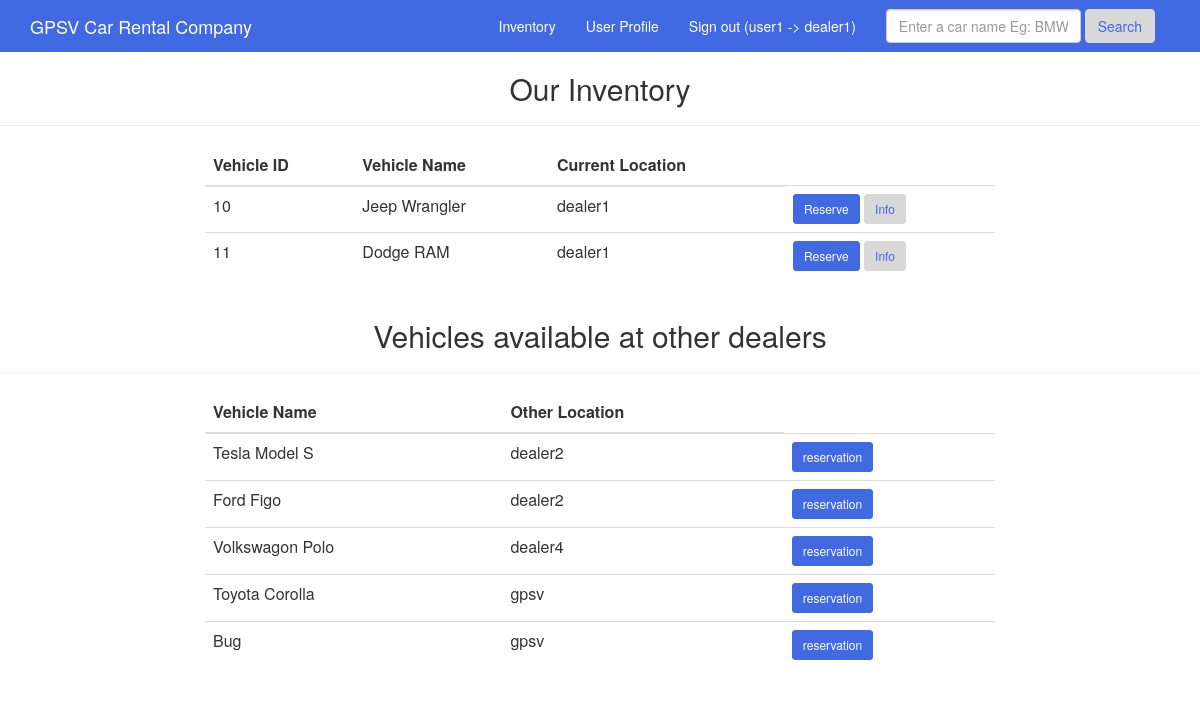
Screenshot of /inventory (signed in) with the database file from the repository.
### tables this page shows
CREATE TABLE "user" (
	"user_id"	varchar,
	"user_name"	varchar,
	"password"	varchar,
	"is_member"	INTEGER,
	"credit_card"	TEXT,
	"driver_licence"	TEXT,
	PRIMARY KEY("user_id")
);

CREATE TABLE "vehicle" (
	"vehicle_id"	integer PRIMARY KEY AUTOINCREMENT,
	"vehicle_name"	varchar,
	"vehicle_type"	varchar,
	"number_copies"	varchar
);

### main.py (the view)
@app.route('/inventory')
def inventory():
    get_member = g.db.execute('select is_member from user where user_id = ?', [session['user_id']])
    member = get_member.fetchone()[0]
    if member == None or member != 1:
        flash('You did not pay membership fee. Please pay now.', 'error')
        return redirect( url_for('member') )
    todays_date_long = datetime.datetime.now()
    query = ''' select d.vehicle_name, i.vehicle_copy, i.curr_location, i.vehicle_id
            from inventory as i
            inner join vehicle as d
            on i.vehicle_id = d.vehicle_id
            where i.dealer_id = (?)
              and i.curr_location = (?)
            and not exists
            (
                select *
                from reservation as b
                where b.vehicle_id    = i.vehicle_id
                  and b.user_id = (?)
            )and not exists
            (
                select *
                from return as r
                where r.vehicle_id   = i.vehicle_id
                  and r.vehicle_copy = i.vehicle_copy
                  and r.actual_return >= (?)
            )
            and not exists
            (
                select *
                from lend as l
                where l.vehicle_id = i.vehicle_id
                  and l.vehicle_copy = i.vehicle_copy
                  and l.status = 'processing'
            )
            group by i.vehicle_id
            '''
    cur = g.db.execute(query, [
                       session['dealer_id'], session['dealer_id'], session['user_id'], todays_date_long])
    rows = [dict(vehicle_name=row[0], vehicle_copy=row[1],
                 curr_location=row[2], vehicle_id=row[3]) for row in cur.fetchall()]
    print(rows)
    query = '''
            select d.vehicle_name, d.vehicle_id, i.curr_location
            from inventory i
            left outer join vehicle as d
            on i.vehicle_id = d.vehicle_id
            where i.curr_location <> (?)
            and not exists
            (
                select *
                from reservation as b
                where b.user_id = (?)
                    and b.vehicle_id = d.vehicle_id
            )
            and not exists(
                select *
                from lend as l
                where l.for_user = (?)
                  and l.status = 'processing'
                  and l.vehicle_id = d.vehicle_id
            )
            group by d.vehicle_id ;
            '''
    cur = g.db.execute(query, [session['dealer_id'],
                               session['user_id'], session['user_id']])
    uarows = [dict(vehicle_name=row[0], vehicle_id=row[1],
                   curr_location=row[2]) for row in cur.fetchall()]
    query = '''
            select *
            from vehicle as d
            where not exists(
                select *
                from reservation as b
                where b.vehicle_id = d.vehicle_id
                and b.user_id = (?)
            )
            and not exists(
                select *
                from inventory as i
                where i.vehicle_id = d.vehicle_id
                and not exists
                    (
                    select *
                    from reservation as b
                    where b.vehicle_id = d.vehicle_id
                        and b.vehicle_copy = i.vehicle_copy
                    )
                and not exists
                    (
                    select *
                    from return as r
                    where r.vehicle_id = d.vehicle_id
                        and r.vehicle_copy = i.vehicle_copy
                        and r.actual_return = (?)
                    )
            );
            '''
    cur = g.db.execute(query, [session['user_id'], todays_date_long])
    waitvehicles = [dict(vehicle_id=row[0], vehicle_name=row[1])
                    for row in cur.fetchall()]
    return render_template('inventory.html', rows=rows, uarows=uarows, waitvehicles=waitvehicles)

### main.py (called while the page is built)
@app.before_request
def before_request():
    g.db = connect_db()

@app.teardown_request
def teardown_request(exception):
    db = getattr(g, 'db', None)
    if db is not None:
        db.close()

def connect_db():
    return sqlite3.connect(app.config['DATABASE'])

### templates/inventory.html (shortened to what this page needs)
{% extends "layout.html" %} {% block body %} {% if session.user_logged_in %} {% endif %} {% if session.user_logged_in %}
<div class="row column text-center">
    <h2>Our Inventory</h2>
    <hr>
</div>
<div class="row">
    <div class="col-md-2"></div>
    <div class="col-md-8">
        <table class="table">
            <thead>
                <tr>
                    <th>
                        Vehicle ID
                    </th>
                    <th>
                        Vehicle Name
                    </th>
                    <th>
                        Current Location
                    </th>
                </tr>
            </thead>
            <tbody>
                {% for row in rows %}
                <tr>
                    <td>
                        {{ row['vehicle_id'] }}
                    </td>
                    <td>
                        {{ row['vehicle_name'] }}
                    </td>
                    <td>
                        {{ row['curr_location'] }}
                    </td>
                    <td>
                        <a class="btn btn-primary btn-sm" href="{{ url_for('reservation',  vehicle_id=row['vehicle_id'], curr_location=row['curr_location']) }}" role="button">Reserve</a>
                        <a class="btn btn-success btn-sm" href="{{ url_for('vehicle_info', vehicle_id=row['vehicle_id']) }}" role="button">Info</a>
                    </td>
                </tr>
                {% endfor %}
            </tbody>
        </table>
    </div>
    <div class="col-md-2"></div>
</div>
<div class="row column text-center">
    <h2>Vehicles available at other dealers</h2>
    <hr>
</div>
<div class="row">
    <div class="col-md-2"></div>
    <div class="col-md-8">
        <table class="table">
            <thead>
                <tr>
                    <th>
                        Vehicle Name
                    </th>
                    <th>
                        Other Location
                    </th>
                </tr>
            </thead>
            <tbody>
                {% for row in uarows %}
                <tr>
                    <td>
                        {{ row['vehicle_name'] }}
                    </td>
                    <td>
                        {{ row['curr_location'] }}
                    </td>
                    <td>
                        <a class="btn btn-primary btn-sm" href="{{ url_for('reservation', vehicle_id=row['vehicle_id'], curr_location=row['curr_location']) }}" role="button">reservation</a>
                    </td>
                </tr>
                {% endfor %}
            </tbody>
        </table>
    </div>
    <div class="col-md-2"></div>
</div>
{% endif %} {% endblock %}

### templates/layout.html (shortened to what this page needs)
<html lang="en">
<head>
    <link rel="stylesheet" type=text/css href="{{ url_for('static', filename='css/bootstrap.min.css') }}" />
    <link rel="stylesheet" type=text/css href="{{ url_for('static', filename='css/custom.css') }}" />
</head>
<body>
    <nav class="navbar navbar-default">
        <div class="container">
            <div class="navbar-header">
                <a class="navbar-brand" href="{{ url_for('index') }}">GPSV Car Rental Company</a>
            </div>
            <div id="navbar" class="navbar-collapse collapse">
                <form class="navbar-form navbar-right" action="{{ url_for('search_results') }}" method="post">
                    <div class="form-group">
                        <input id="search_term" name="search_term" type="text" placeholder="Enter a car name Eg: BMW" class="form-control">
                    </div>
                    <button type="submit" class="btn btn-success">Search</button>
                </form>
                <ul class="nav navbar-nav navbar-right">
                    {% if session.dealer_logged_in %}
                    <li><a href=" {{ url_for('dealer_lend') }}">Place Order</a></li>
                    <li><a href=" {{ url_for('vehicle') }}">Vehicles</a></li>
                    <li><a href=" {{ url_for('dealer_home') }}">Dealer Profile</a></li>
                    <li><a href="{{ url_for('signout') }}">Sign out ({{ session['dealer_id'] }})</a></li>
                    {% elif session.user_logged_in %}
                    <li><a href=" {{ url_for('inventory') }}">Inventory</a></li>
                    <li><a href=" {{ url_for('user_home') }}">User Profile</a></li>
                    <li><a href="{{ url_for('signout') }}">Sign out ({{ session['user_id'] }} -> {{ session['dealer_id'] }})</a></li>
                    {% else %}
                    <li><a href="{{ url_for('login') }}">Login</a></li>
                    <li><a href="{{ url_for('signup') }}">Sign up</a></li>
                    {% endif %}
                </ul>
            </div>
        </div>
    </nav>
    {% block body %}{% endblock %}
</body>
</html>

### static/css/custom.css (style rules this page uses)
.navbar { margin-bottom: 0px; border-radius: 0px !important; }
.navbar-default { background-color: royalblue; border-color: royalblue; }
.navbar-default .navbar-nav>li>a { color: #FFF; }
.navbar-default .navbar-brand { color: #FFF; }
.btn-success { color: royalblue; background-color: #D8D8D8; border-color: #D8D8D8; }
.btn-primary { color: #fff; background-color: royalblue; border-color: royalblue; }
html { height: 100%; }
body { height: 100%; }

### rows the page displays
user: user_id "user1"
vehicle: vehicle_name "Tesla Model S", curr_location "dealer2"
vehicle: vehicle_name "Ford Figo", curr_location "dealer2"
vehicle: vehicle_name "Volkswagon Polo", curr_location "dealer4"
vehicle: vehicle_name "Toyota Corolla", curr_location "gpsv"
vehicle: vehicle_name "Bug", curr_location "gpsv"

### other values shown
{{ session['dealer_id'] }} "dealer1"
{{ row['vehicle_id'] }} "10" "11"
{{ row['vehicle_name'] }} "Jeep Wrangler" "Dodge RAM"
{{ row['curr_location'] }} "dealer1" "dealer1"
